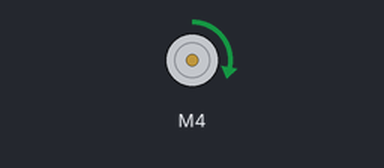
Recording of a sketch running on a simulated Arduino Uno, built with avr-gcc and run on an emulated ATmega328P. On the bench: DC motor (green arrow = forward, orange = backward, longer = faster).

Above: at 0.6 s.
At 1.8 s:
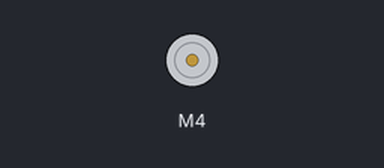
At 2.9 s:
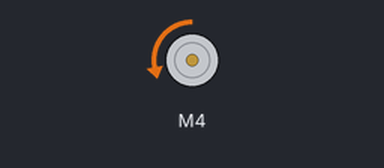
Timing chart, 0 to 6.0 s (numbered marks = the images above):
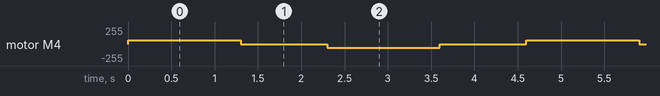

The sketch:

StepperMotor2.ino
```cpp
#include <Wire.h>
#include <Adafruit_MotorShield.h>
#include "utility/Adafruit_MS_PWMServoDriver.h"

Adafruit_MotorShield AFMS = Adafruit_MotorShield();
Adafruit_DCMotor *stepMotor = AFMS.getMotor(4);

boolean shouldPullLeaves = false;

void setup() {
  AFMS.begin();
  Serial.begin(9600);
stepMotor->setSpeed(55);
  shouldPullLeaves = true;
}

void loop() {
 pullLeaves(1300);
}

void pullLeaves(float delayTime) {
  stepMotor->run(FORWARD);
  delay(delayTime);
  stepMotor->run(RELEASE);
  delay(1000);
  stepMotor->run(BACKWARD);
  delay(delayTime);
  stepMotor->run(RELEASE);
  delay(1000);
}
```

Measured:
- by itself, motor M4: repeats every 4.6 s: stopped 1.0 s, backward 55/255 1.3 s, stopped 1.0 s, forward 55/255 1.3 s
